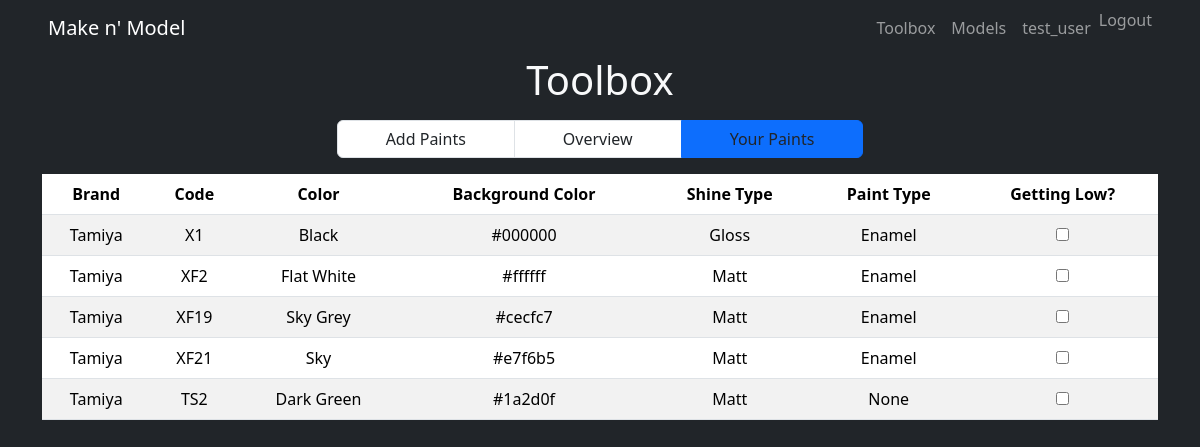
Page /toolbox/your-paints (signed in) on the committed database.
### tables this page shows
CREATE TABLE user_paints(
    username VARCHAR(256),
    unique_paint_identifier INTEGER,
    need_restock BOOLEAN,
    FOREIGN KEY (username) REFERENCES users(username) ON DELETE CASCADE,
    FOREIGN KEY (unique_paint_identifier) REFERENCES paints(unique_paint_identifier) ON DELETE CASCADE,
    PRIMARY KEY (username, unique_paint_identifier)
);

### makenmodel/views/toolbox.py (the view)
@makenmodel.app.route('/toolbox/your-paints')
def show_your_paints():
    connection = makenmodel.model.get_db()
    logname = flask.session['username']
    context = {}
    context['logname'] = logname
    cur = connection.execute(
        "SELECT p.*, up.need_restock, up.unique_paint_identifier FROM user_paints up "
        "JOIN paints p ON up.unique_paint_identifier = p.unique_paint_identifier "
        "WHERE up.username = ?",
        (logname,)
    )
    paint_details = cur.fetchall()
    context['paint_details'] = paint_details
    return flask.render_template('your_paints.html', **context)

### makenmodel/model.py (called while the page is built)
def dict_factory(cursor, row):
    return {col[0]: row[idx] for idx, col in enumerate(cursor.description)}

def get_db():
    if 'sqlite_db' not in flask.g:
        db_filename = makenmodel.app.config['DATABASE_FILENAME']
        flask.g.sqlite_db = sqlite3.connect(str(db_filename))
        flask.g.sqlite_db.row_factory = dict_factory
        flask.g.sqlite_db.execute("PRAGMA foreign_keys = ON")
    return flask.g.sqlite_db

### makenmodel/templates/your_paints.html (shortened to what this page needs)
{% extends 'base.html' %}
{% set full_nav = True %}
{% block body_class %}single-dark-background{% endblock %}
{% block content %}
<div class="container text-center">
    <h1 class="text-light">Toolbox</h1>
    <nav class='d-flex justify-content-center mt-3' aria-label="...">
        <ul class="pagination">
            <li class="page-item"><a href="{{ url_for('show_add_paints') }}" class="page-link px-5 text-dark">Add Paints</a></li>
            <li class="page-item"><a href="{{ url_for('show_toolbox') }}" class="page-link px-5 text-dark">Overview</a></li>
            <li class="page-item active"><a href="{{ url_for('show_your_paints') }}" class="page-link px-5 text-dark">Your Paints</a></li>
        </ul>
    </nav>
</div>
<div class="container">
    <table class="table table-striped">
        <thead>
            <tr>
                <th scope="col" class="text-center">Brand</th>
                <th scope="col" class="text-center">Code</th>
                <th scope="col" class="text-center">Color</th>
                <th scope="col" class="text-center">Background Color</th>
                <th scope="col" class="text-center">Shine Type</th>
                <th scope="col" class="text-center">Paint Type</th>
                <th scope="col" class="text-center">Getting Low?</th>
            </tr>
        </thead>
        <tbody>
            {% for paint_info in paint_details %}
                <tr>
                    <td class="text-center">{{ paint_info['brand'] }}</td>
                    <td class="text-center">{{ paint_info['paint_code'] }}</td>
                    <td class="text-center">{{ paint_info['paint_name'] }}</td>
                    <td class="text-center">{{ paint_info['background_color'] }}</td>
                    <td class="text-center">{{ paint_info['shine_type'] }}</td>
                    <td class="text-center">{{ paint_info['paint_type'] }}</td>
                    <td class="text-center">
                        <input type="checkbox" name="getting_low_checkbox" id="checkbox-{{ paint_info['paint_code'] }}" class="getting-low-checkbox" data-id="{{ paint_info['unique_paint_identifier'] }}" {% if paint_info['need_restock'] %}checked{% endif %}>
                    </td>
                </tr>
            {% endfor %}
        </tbody>
    </table>
</div>
{% endblock %}

### makenmodel/templates/base.html (shortened to what this page needs)
<!DOCTYPE html>
<html lang="en">
<head>
    <link href="https://cdn.jsdelivr.net/npm/bootstrap@5.3.3/dist/css/bootstrap.min.css" rel="stylesheet">
    <link rel="stylesheet" href="https://cdn.jsdelivr.net/npm/bootstrap-icons@1.3.0/font/bootstrap-icons.css">
    <link rel="stylesheet" href="{{ url_for('static', filename='style.css') }}">
</head>
<body class='{% block body_class %}{% endblock %}'>
    {% if full_nav %}
        <nav class="navbar navbar-expand-sm bg-dark navbar-dark">
            <div class="container-fluid px-5">
                <a href="{{ url_for('show_index') }}" class="navbar-brand">Make n' Model</a>
                <div class="collapse navbar-collapse" id="navmenu">
                    <ul class="navbar-nav ms-auto">
                        <li class="nav-item">
                            <a id='tools_nav_button' href="{{ url_for('show_toolbox') }}" data-logged-in="{% if logname %}True{% else %}False{% endif %}" class="nav-link">Toolbox</a>
                        </li>
                        <li class="nav-item">
                            <a id='models_nav_button' href="{{ url_for('find_model_identifiers_by_paint_availability') }}" data-logged-in="{% if logname %}True{% else %}False{% endif %}" class="nav-link">Models</a>
                        </li>
                        {% if logname %}
                        <li class="nav-item">
                            <a href="#Profile" class="nav-link">{{ logname }}</a>
                        </li>
                        <li class="nav-item">
                            <form action="{{ url_for('logout') }}" method="post"><button type='submit' class="nav-link" style="background:none;border: none;padding:0;">Logout</button></form>
                        </li>
                        {% else %}
                        <li class="nav-item">
                            <a class="btn btn-warning" href="{{ url_for('show_login')}}"- role="button">Login</a>
                        </li>
                        {% endif %}
                    </ul>
                </div>
            </div>
        </nav>
    {% endif %}
    {% block content %}{% endblock %}
</body>
</html>

### makenmodel/static/style.css (style rules this page uses)
.single-dark-background { background-color: #212529; }

### rows in the picture
user_paints: brand "Tamiya", paint_code "X1", paint_name "Black", background_color "#000000", shine_type "Gloss", paint_type "Enamel"
user_paints: brand "Tamiya", paint_code "XF2", paint_name "Flat White", background_color "#ffffff", shine_type "Matt", paint_type "Enamel"
user_paints: brand "Tamiya", paint_code "XF19", paint_name "Sky Grey", background_color "#cecfc7", shine_type "Matt", paint_type "Enamel"
user_paints: brand "Tamiya", paint_code "XF21", paint_name "Sky", background_color "#e7f6b5", shine_type "Matt", paint_type "Enamel"
user_paints: brand "Tamiya", paint_code "TS2", paint_name "Dark Green", background_color "#1a2d0f", shine_type "Matt", paint_type "None"

### other values in the picture
{{ logname }} "test_user"
